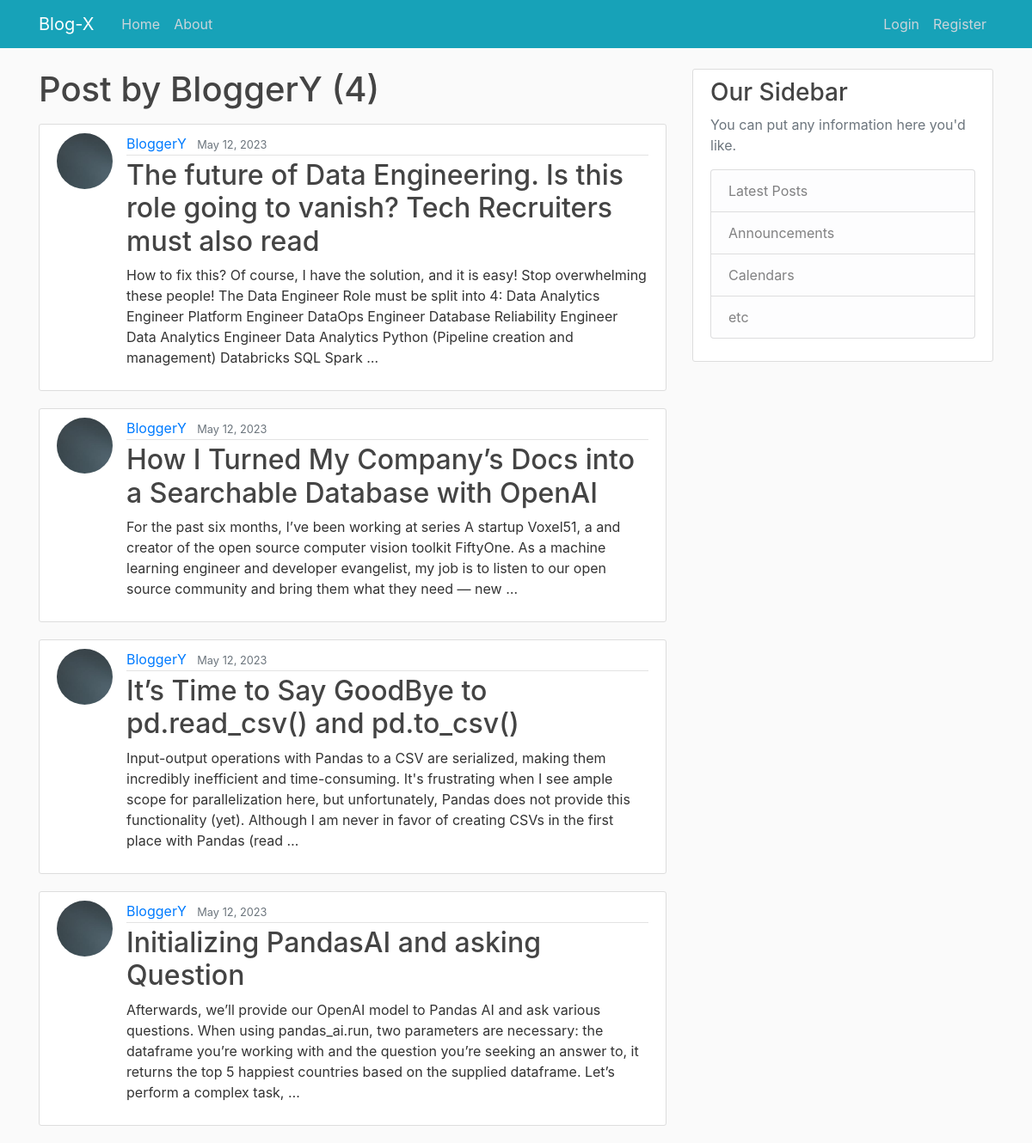
/blog/user/BloggerY, run on the app's committed database.
### blog/models.py (models this page shows, shortened)
class Post(models.Model):
    title = models.CharField(max_length=100)
    content = models.TextField()
    date_posted = models.DateTimeField(default=timezone.now)
    author = models.ForeignKey(User, on_delete=models.CASCADE)

### users/models.py (models this page shows, shortened)
class Profile(models.Model):
    user = models.OneToOneField(User, on_delete=models.CASCADE)
    profile_picture = models.ImageField(
        default="profile_pics/default.jpg", upload_to="profile_pics"
    )

### blog/views.py (the view)
# urls.py: path("user/<str:username>", UserPostListView.as_view(), name="blog-post-user"),
class UserPostListView(ListView):
    model = Post
    template_name = "blog/user_posts.html"
    context_object_name = "posts"
    paginate_by = 5
    def get_queryset(self):
        user = get_object_or_404(User, username=self.kwargs.get("username"))
        return Post.objects.filter(author=user).order_by("-date_posted")

### blog/templates/blog/user_posts.html (shortened to what this page needs)
{% extends 'base_generic.html' %} {% block content %}
  <h1 class="mb-3">
    Post by {{view.kwargs.username}} ({{page_obj.paginator.count}})
  </h1>
  {% for post in posts%}
    <article class="media content-section">
      <img
        src="{{post.author.profile.profile_picture.url}}"
        alt=""
        class="rounded-circle article-img"
      />
      <div class="media-body">
        <div class="article-metadata">
          <a class="mr-2" href="{% url 'blog-post-user' post.author.username%}"
          >{{ post.author }}</a
            >
            <small class="text-muted">{{ post.date_posted|date:"F d, Y" }}</small>
          </div>
          <h2>
            <a class="article-title" href="{% url 'blog-post-detail' post.id%}"
            >{{ post.title }}</a
              >
            </h2>
            <p class="article-content">{{ post.content|truncatewords:50 }}</p>
          </div>
        </article>
  {% endfor %}
{% endblock %}

### blog/static/css/styles.css (style rules this page uses)
body { background: #fafafa; color: #333333; margin-top: 5rem; }
h1, h2, h3, h4, h5, h6 { color: #444444; }
.content-section { background: #ffffff; padding: 10px 20px; border: 1px solid #dddddd; border-radius: 3px; margin-bottom: 20px; }
.article-title { color: #444444; }
.article-content { white-space: pre-line; }
.article-img { height: 65px; width: 65px; margin-right: 16px; }
.article-metadata { padding-bottom: 1px; margin-bottom: 4px; border-bottom: 1px solid #e3e3e3 }

### data on the page
Post: author.profile.profile_picture (placeholder picture), author "BloggerY", date_posted "May 12, 2023", title "The future of Data Engineering. Is this role going to vanish? Tech Recruiters must also read", content "How to fix this? Of course, I have the solution, and it is easy! Stop overwhelming these people! The Data Engineer Role must be split into 4: Data Analytics Engineer Platform Engineer DataOps Engineer Database Reliability Engineer Data Analytics Engineer Data Analytics Python (Pipeline creation and management) Databricks SQL Spark …"
Post: author.profile.profile_picture (placeholder picture), author "BloggerY", date_posted "May 12, 2023", title "How I Turned My Company’s Docs into a Searchable Database with OpenAI", content "For the past six months, I’ve been working at series A startup Voxel51, a and creator of the open source computer vision toolkit FiftyOne. As a machine learning engineer and developer evangelist, my job is to listen to our open source community and bring them what they need — new …"
Post: author.profile.profile_picture (placeholder picture), author "BloggerY", date_posted "May 12, 2023", title "It’s Time to Say GoodBye to pd.read_csv() and pd.to_csv()", content "Input-output operations with Pandas to a CSV are serialized, making them incredibly inefficient and time-consuming. It's frustrating when I see ample scope for parallelization here, but unfortunately, Pandas does not provide this functionality (yet). Although I am never in favor of creating CSVs in the first place with Pandas (read …"
Post: author.profile.profile_picture (placeholder picture), author "BloggerY", date_posted "May 12, 2023", title "Initializing PandasAI and asking Question", content "Afterwards, we’ll provide our OpenAI model to Pandas AI and ask various questions. When using pandas_ai.run, two parameters are necessary: the dataframe you’re working with and the question you’re seeking an answer to, it returns the top 5 happiest countries based on the supplied dataframe. Let’s perform a complex task, …"

### other printed values
{{ view.kwargs.username }} "BloggerY"
{{ page_obj.paginator.count }} "4"
